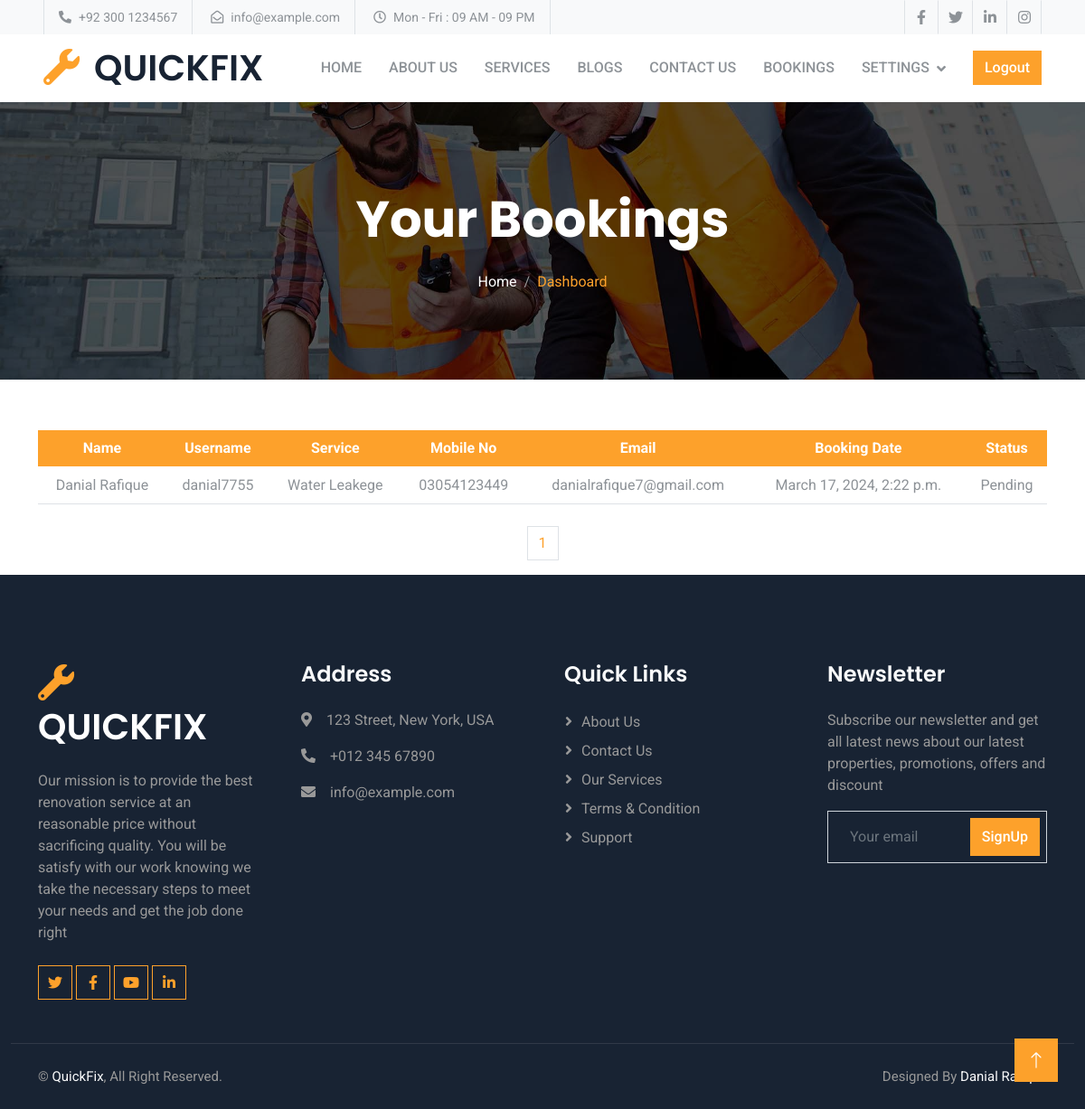
Page /user-dashboard/ (signed in) on the committed database.
### vendor/models.py (models this page shows, shortened)
class Booking(models.Model):
    STATUS_CHOICES = [
        ('Pending', 'Pending'),
        ('Booked', 'Booked'),
        ('Cancelled', 'Cancelled'),
    ]
    service = models.ForeignKey(Service, on_delete=models.CASCADE)
    user = models.ForeignKey(User, on_delete=models.CASCADE)
    booking_date = models.DateTimeField(default=timezone.now)
    mobile_no = models.CharField(max_length=11, null=True, blank=True)
    email = models.EmailField(null=True)
    first_name = models.CharField(max_length=30, null=True, blank=True)
    last_name = models.CharField(max_length=30, null=True, blank=True)
    username = models.CharField(max_length=30, null=True, blank=True)
    status = models.CharField(max_length=20, choices=STATUS_CHOICES, default='Pending')

class Service(models.Model):
    user = models.ForeignKey(User,on_delete=models.CASCADE,blank=True ,null=True)
    service_title = models.CharField(max_length=50,null=True, blank=True)
    service_image = models.ImageField(upload_to='service_images/')
    categories=models.ForeignKey(Service_Category ,on_delete=models.CASCADE , blank=True ,null=True, related_name='services')
    description = HTMLField(null=True, blank=True)

### accounts/models.py (models this page shows, shortened)
class User(AbstractUser):
    is_admin = models.BooleanField('Is_admin' , default=False)
    is_customer = models.BooleanField('Is_customer' , default=False)
    is_vendor = models.BooleanField('Is_vendor' , default=False)
    CATAGORY_CHOICES = [('Punjab' ,'Punjab') ,('Sindh' ,'Sindh'),('Khyber Pakhtunkhwa','Khyber Pakhtunkhwa'),('Gilgit-Baltistan' ,'Gilgit-Baltistan') ,('Islamabad Capital Territory' ,'Islamabad Capital Territory'),('Balochistan','Balochistan'),]
    CATAGORY_EMP= [('Electrician' ,'Electrician'),('Plumber' ,'Plumber'),('Sweaper' ,'Sweaper'),('Carpenter' ,'Carpenter'),('Drain clean' ,'Drain clean'),('AC repair' ,'AC repair'),('Painting & Decorating' ,'Painting & Decorating'),]
    mobile_no = models.CharField(max_length=11 ,null=True, blank=True)
    address1 = models.CharField(max_length=200,default='abc')
    address2 = models.CharField(max_length=200,default='abc')
    city =  models.CharField(max_length=70 ,null=True, blank=True)
    province = models.CharField(choices=CATAGORY_CHOICES,default='Punjab', max_length=56)
    employee = models.CharField(choices=CATAGORY_EMP,default='none', max_length=100)
    cnic= models.CharField(max_length=13 ,null=True, blank=True)
    shop_reference = models.TextField(default='shop no address etc')
    vendor_image = models.ImageField(upload_to='vendor_profile_pics/')
    is_email_verified = models.BooleanField(default=False)
    email_verification_token = models.CharField(max_length=200 ,blank=True, null=True)

### vendor/views.py (the view)
# urls.py: path("user-dashboard/", user_dashboard_view, name="user_dashboard"),
@login_required
def user_dashboard_view(request):
    bookings = Booking.objects.filter(user=request.user).order_by('-id')
    booking_details = []
    for booking in bookings:
        service_creator = User.objects.get(id=booking.service.user_id)
        booking_detail = {
            'booking': booking,
            'service_creator': service_creator
        }
        booking_details.append(booking_detail)
    paginator = Paginator(booking_details , 10)
    page_number = request.GET.get('page')
    bookingfinal = paginator.get_page(page_number)
    totalpage = bookingfinal.paginator.num_pages
    context = {
        'booking_details': bookingfinal,
        'totalpagelist' : [n+1 for n in range(totalpage)]
    }
    return render(request, 'vendor/user_dashboard.html', context)

### vendor/templates/vendor/user_dashboard.html (shortened to what this page needs)
{% extends "base.html" %}
{% load static %}
{% block content %}
    <div class="container-fluid page-header py-5 mb-5 wow fadeIn" data-wow-delay="0.1s">
      <div class="container text-center py-5">
          <h1 class="display-4 text-white animated slideInDown mb-4">Your Bookings</h1>
          <nav aria-label="breadcrumb animated slideInDown">
              <ol class="breadcrumb justify-content-center mb-0">
                  <li class="breadcrumb-item"><a class="text-white" href="{% url "customer:home" %}">Home</a></li>
                  <li class="breadcrumb-item text-primary active" aria-current="page">Dashboard</li>
              </ol>
          </nav>
      </div>
  </div>
<div class="container py-2 wow fadeIn" data-wow-delay="0.3s">
  <div class="table-responsive-md">
    <table class="table text-center">
      <thead class="bg-primary text-white">
        <tr>
          <th scope="col">Name</th>
          <th scope="col">Username</th>
          <th scope="col">Service</th>
          <th scope="col">Mobile No</th>
          <th scope="col">Email</th>
          <th scope="col">Booking Date</th>
          <th scope="col">Status</th>
        </tr>
      </thead>
      <tbody>
        {% for booking_detail in booking_details %}
          <tr>
            <td>{{ booking_detail.service_creator.first_name }} {{ booking_detail.service_creator.last_name }}</td>
            <td>{{ booking_detail.service_creator.username }}</td>
            <td>{{ booking_detail.booking.service.service_title }}</td>
            <td>{{ booking_detail.service_creator.mobile_no }}</td>
            <td>{{ booking_detail.service_creator.email }}</td>
            <td>{{ booking_detail.booking.booking_date }}</td>
            <td>
              {% if booking_detail.booking.status == "Booked" %}
                  <span>{{ booking_detail.booking.status }}</span>
              {% elif booking_detail.booking.status == "Cancelled" %}
                  <span>{{ booking_detail.booking.status }}</span>
              {% else %}
                  <span>{{ booking_detail.booking.status }}</span>
              {% endif %}
            </td>
          </tr>
        {% empty %}
          <tr>
            <td colspan="5">No bookings found.</td>
          </tr>
        {% endfor %}
      </tbody>
    </table>
  </div>
</div>
    <div class="container-fluid wow fadeIn" data-wow-delay="0.2s">
      <nav aria-label="Page navigation example wow fadeIn" data-wow-delay="0.1s">
       <ul class="pagination justify-content-center">
           {% for n in totalpagelist %}
           <li class="page-item"><a class="page-link" href="/user-dashboard/?page={{n}}">{{n}}</a></li>
           {% endfor %}
       </ul>
      </nav>
   </div>
{% endblock content %}

### customer/static/customer/css/style.css (style rules this page uses)
:root { --primary: #FDA12B; --secondary: #8D9297; --light: #F8F9FA; --dark: #182333; }
.page-header { background: linear-gradient(rgba(0, 0, 0, .65), rgba(0, 0, 0, .65)), url(../img/carousel-1.jpg) center center no-repeat; background-size: cover; }
.page-header .breadcrumb-item+.breadcrumb-item::before { color: #999999; }

### templates/base.html (style rules this page uses)
* { margin: 0; padding: 0; box-sizing: border-box; }

### rows in the picture
Booking: service_creator.first_name "Danial", service_creator.last_name "Rafique", service_creator.username "danial7755", booking.service.service_title "Water Leakege", service_creator.mobile_no "03054123449", service_creator.email "danialrafique7@gmail.com", booking.booking_date "March 17, 2024, 2:22 p.m.", booking.status "Pending"

### other values in the picture
{{ n }} "1"
